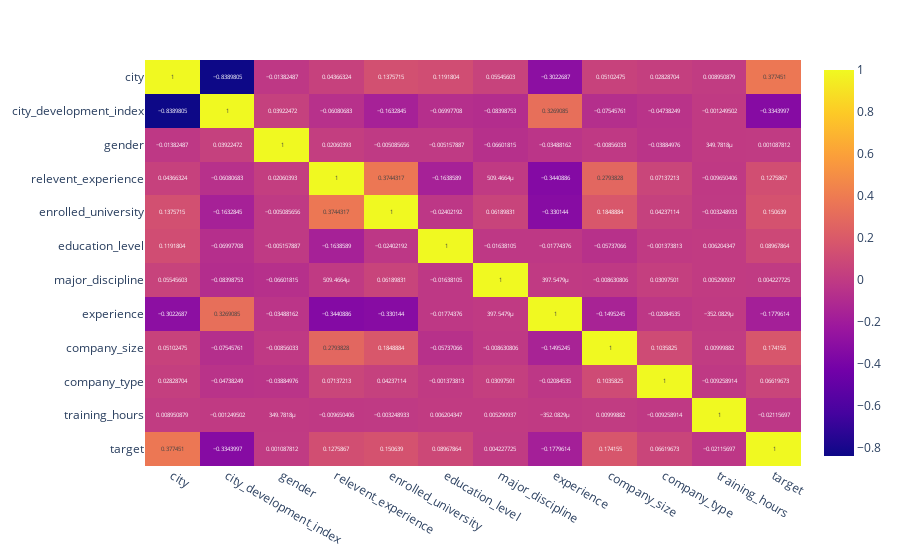

The cell this chart's notebook holds for it:
### Code cell
# Part 1 Task 1
fig = px.imshow(
    final_df.corr(), text_auto=True, aspect='auto'
)
fig.show()

### Figure 1 — Plotly figure (JSON) as saved in the notebook; plotly's stock layout.template omitted (floating-point values rounded to 4 significant figures; data arrays with more than 128 entries replaced by an {"elided": "..."} marker saying what was removed)
{"data": [{"coloraxis": "coloraxis", "hovertemplate": "x: %{x}<br>y: %{y}<br>color: %{z}<extra></extra>", "name": "0", "texttemplate": "%{z}", "type": "heatmap", "x": ["city", "city_development_index", "gender", "relevent_experience", "enrolled_university", "education_level", "major_discipline", "experience", "company_size", "company_type", "training_hours", "target"], "xaxis": "x", "y": ["city", "city_development_index", "gender", "relevent_experience", "enrolled_university", "education_level", "major_discipline", "experience", "company_size", "company_type", "training_hours", "target"], "yaxis": "y", "z": {"elided": "12x12 float values"}}], "layout": {"coloraxis": {"colorscale": [[0, "#0d0887"], [0.1111, "#46039f"], [0.2222, "#7201a8"], [0.3333, "#9c179e"], [0.4444, "#bd3786"], [0.5556, "#d8576b"], [0.6667, "#ed7953"], [0.7778, "#fb9f3a"], [0.8889, "#fdca26"], [1, "#f0f921"]]}, "margin": {"t": 60}, "xaxis": {"anchor": "y", "domain": [0, 1]}, "yaxis": {"anchor": "x", "autorange": "reversed", "domain": [0, 1]}}}
